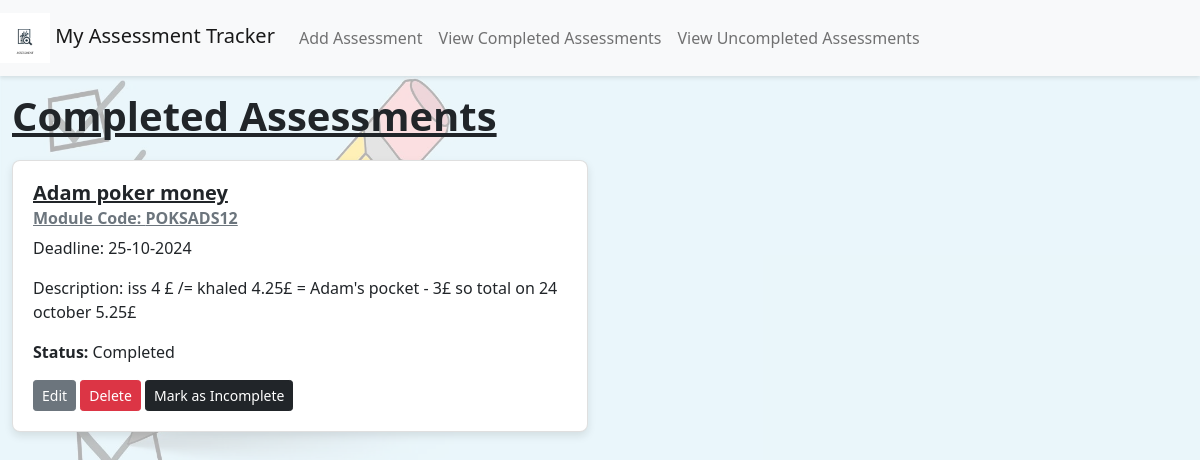
Page /view_completed on the earlier database version.
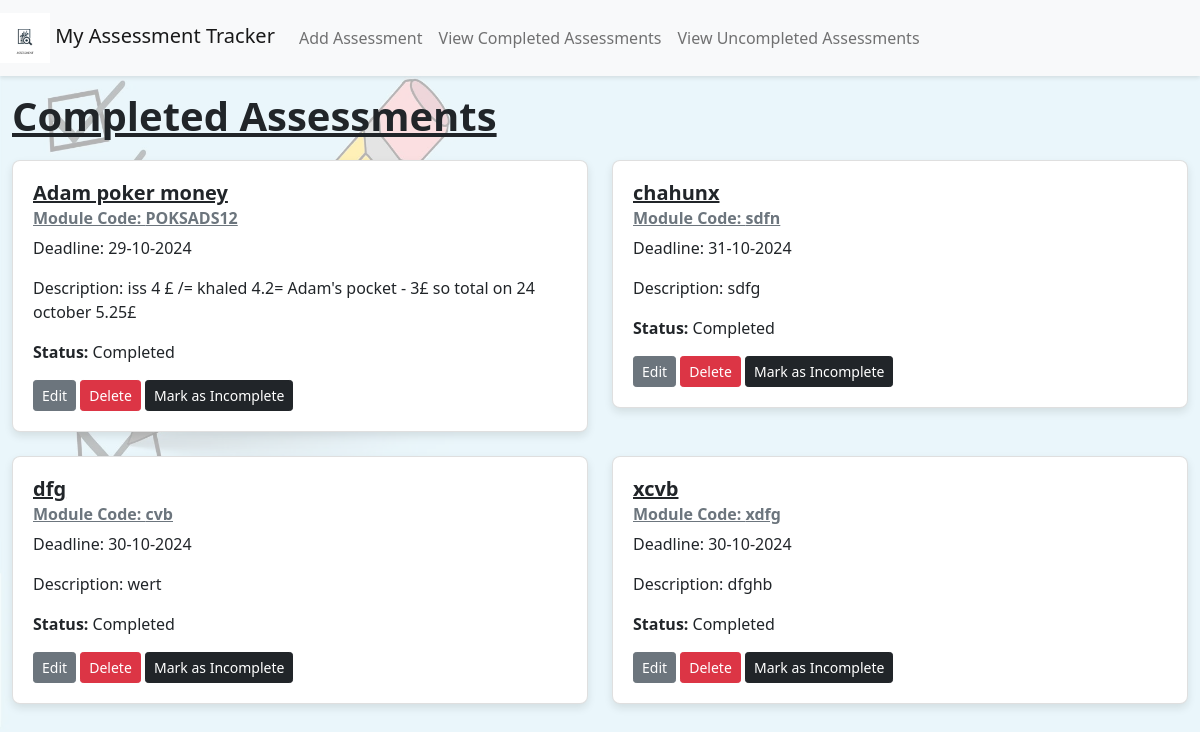
Same page on the later database version.
### app/models.py (models this page shows)
class Assessment(db.Model):
    id = db.Column(db.Integer, primary_key=True)
    title = db.Column(db.String(100), nullable=False)
    module_code = db.Column(db.String(20), nullable=False)
    deadline_date = db.Column(db.DateTime, nullable=False)
    description = db.Column(db.Text, nullable=False)
    is_complete = db.Column(db.Boolean, default=False)

### app/views.py (the view)
@app.route('/view_completed')
def view_completed():
    completed_assessments = Assessment.query.filter_by(is_complete=True).all()
    return render_template(
        'view_completed.html',
        title='Completed Assessments',
        assessments=completed_assessments
    )

### app/templates/view_completed.html (shortened to what this page needs)
<!DOCTYPE html>
<html lang="en">
{% extends "base.html" %}
{% block content %}
  <h1>Completed Assessments</h1>
  <div class="assessment-list">
    {% if assessments %}
      <div class="row">
        {% for assessment in assessments %}
          <div class="col-md-6 mb-4">
            <div class="card" role="region" aria-labelledby="assessment-{{ assessment.id }}">
              <div class="card-body">
                <h5 class="card-title" id="assessment-{{ assessment.id }}">{{ assessment.title }}</h5>
                <h6 class="card-subtitle mb-2 text-muted">Module Code: {{ assessment.module_code }}</h6>
                <p class="card-text">Deadline: {{ assessment.deadline_date.strftime('%d-%m-%Y') }}</p>
                <p class="card-text">Description: {{ assessment.description }}</p>
                <p class="card-text"><strong>Status:</strong> Completed</p>
                <a href="{{ url_for('edit_assessment', assessment_id=assessment.id, next=request.endpoint) }}" class="btn btn-secondary btn-sm mr-2" role="button">Edit</a>
                <form action="{{ url_for('delete_assessment', assessment_id=assessment.id) }}" method="post" style="display:inline;" aria-label="Delete assessment {{ assessment.title }}">
                  <button type="submit" class="btn btn-danger btn-sm">Delete</button>
                </form>
                <form action="{{ url_for('mark_incomplete', assessment_id=assessment.id) }}" method="post" style="display:inline;" aria-label="Mark assessment {{ assessment.title }} as incomplete">
                  <button type="submit" class="btn btn-dark btn-sm text-white">Mark as Incomplete</button>
                </form>
              </div>
            </div>
          </div>
        {% endfor %}
      </div>
    {% else %}
      <div class="alert alert-info" role="alert">
        <p>All assessments are currently incomplete.</p>
        <a href="{{ url_for('view_uncompleted') }}" class="btn btn-primary" role="button">View Uncompleted Assessments</a>
      </div>
    {% endif %}
  </div>
{% endblock %}

Differences in the rows shown:
changed Assessment "Adam poker money": deadline_date "25-10-2024" → "29-10-2024"; description "iss 4 £ /= khaled 4.25£ = Adam's pocket - 3£ so total on 24 october 5.25£" → "iss 4 £ /= khaled 4.2= Adam's pocket - 3£ so total on 24 october 5.25£"
added Assessment: title "chahunx", module_code "sdfn", deadline_date "31-10-2024", description "sdfg"
added Assessment: title "dfg", module_code "cvb", deadline_date "30-10-2024", description "wert"
added Assessment: title "xcvb", module_code "xdfg", deadline_date "30-10-2024", description "dfghb"
